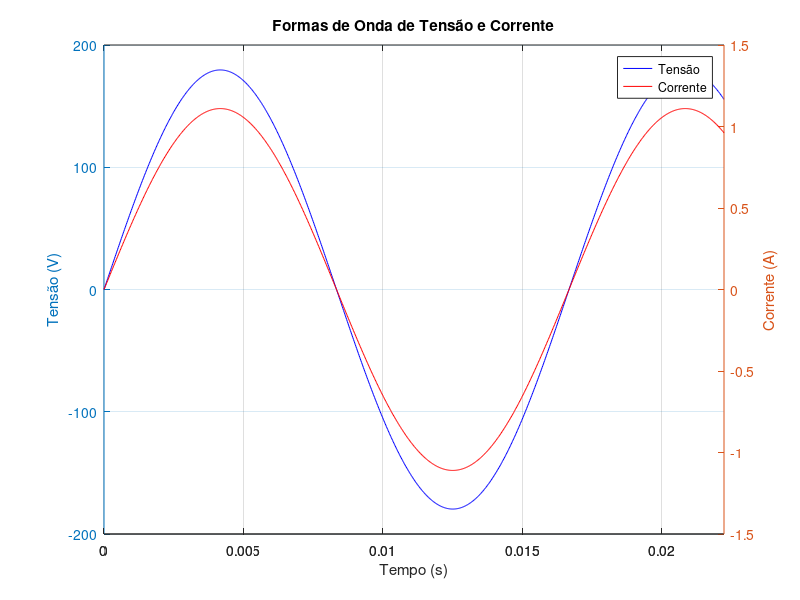

MATLAB code to generate this figure:
clc
clear
close all

Vp = 179.6;
Ip = 1.11;
t = linspace(0, 1/45, 1000); % Gerar 100 pontos entre 0 e 10

vt = Vp * sin(2*pi*60*t);
it = Ip * sin(2*pi*60*t);

figure;

[ax, h1, h2] = plotyy(t, vt, t, it);

% Personalize as cores e estilos das linhas
set(h1, 'Color', 'b', 'LineStyle', '-');
set(h2, 'Color', 'r', 'LineStyle', '-');

% Personalize os rótulos e as unidades dos eixos y
ylabel(ax(1), 'Tensão (V)');
ylabel(ax(2), 'Corrente (A)');

xlabel('Tempo (s)');

grid on;

legend('Tensão', 'Corrente');
title('Formas de Onda de Tensão e Corrente');

